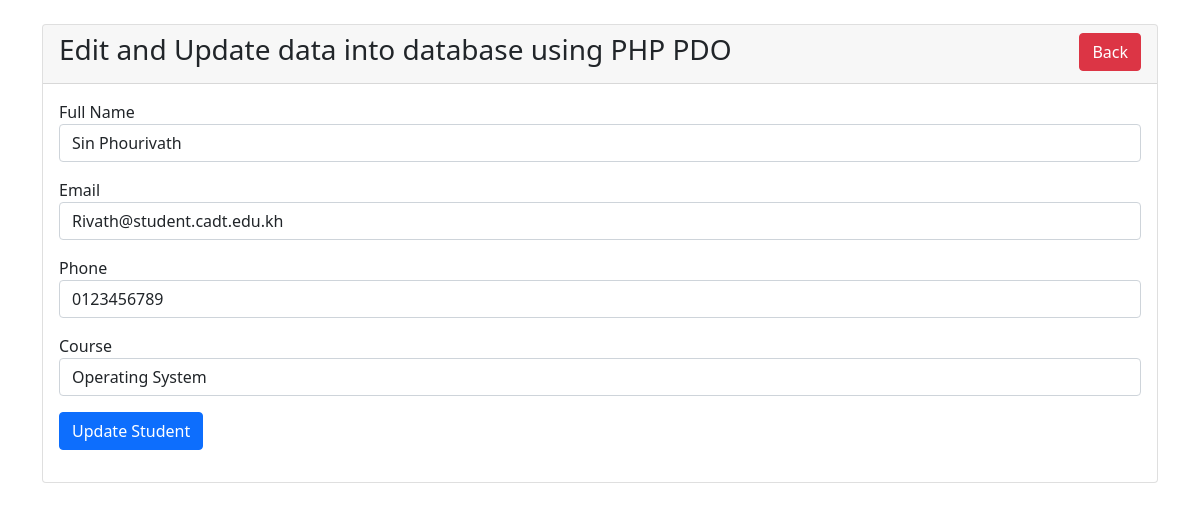
The app's page /student-edit.php?id=2 with its own data.
### tables this page shows
CREATE TABLE `students` (
  `id` int(11) NOT NULL,
  `fullname` varchar(50) NOT NULL,
  `email` varchar(100) NOT NULL,
  `phone` varchar(50) NOT NULL,
  `course` varchar(50) NOT NULL
);

### student-edit.php (the view, shortened to what this page needs)
<?php
    include('dbcon.php');
?>
<!DOCTYPE html>
<html lang="en">
<head>
    <link href="https://cdn.jsdelivr.net/npm/bootstrap@5.0.2/dist/css/bootstrap.min.css" rel="stylesheet">
</head>
<body>
    <div class="container">
        <div class="row">
            <div class="col-md-12 mt-4">
                <div class="card">
                    <div class="card-header">
                        <h3>Edit and Update data into database using PHP PDO
                            <a href="index.php" class="btn btn-danger float-end">Back</a>
                        </h3>
                    </div>
                    <div class="card-body">
                        <?php
                            if(isset($_GET['id'])){
                                $student_id = $_GET['id'];
                                $query = "SELECT * FROM students WHERE id=:stud_id LIMIT 1";
                                $statement = $conn->prepare($query);
                                $data = [
                                    ':stud_id' => $student_id
                                ];
                                $statement->execute($data);
                                $result = $statement->fetch(PDO::FETCH_ASSOC);
                            }
                        ?>
                    <form action="code.php" method="POST">
                        <div class="mb-3">
                            <label for="name">Full Name</label>
                            <input type="text" name="fullname" value="<?= $result['fullname']; ?>" class="form-control" />
                        </div>
                        <div class="mb-3">
                            <label for="name">Email</label>
                            <input type="email" name="email" value="<?= $result['email']; ?>" class="form-control" />
                        </div>
                        <div class="mb-3">
                            <label for="name">Phone</label>
                            <input type="text" name="phone" value="<?= $result['phone']; ?>" class="form-control" />
                        </div>
                        <div class="mb-3">
                            <label for="name">Course</label>
                            <input type="text" name="course" value="<?= $result['course']; ?>" class="form-control" />
                        </div>
                        <div class="mb-3">
                            <button type="submit" name="update_student_btn" class="btn btn-primary">Update Student</button>
                        </div>
                    </form>
                    </div>
                </div>
            </div>
        </div>
    </div>
</body>
</html>

### records on screen
students: fullname "Sin Phourivath", email "Rivath@student.cadt.edu.kh", phone "0123456789", course "Operating System"
